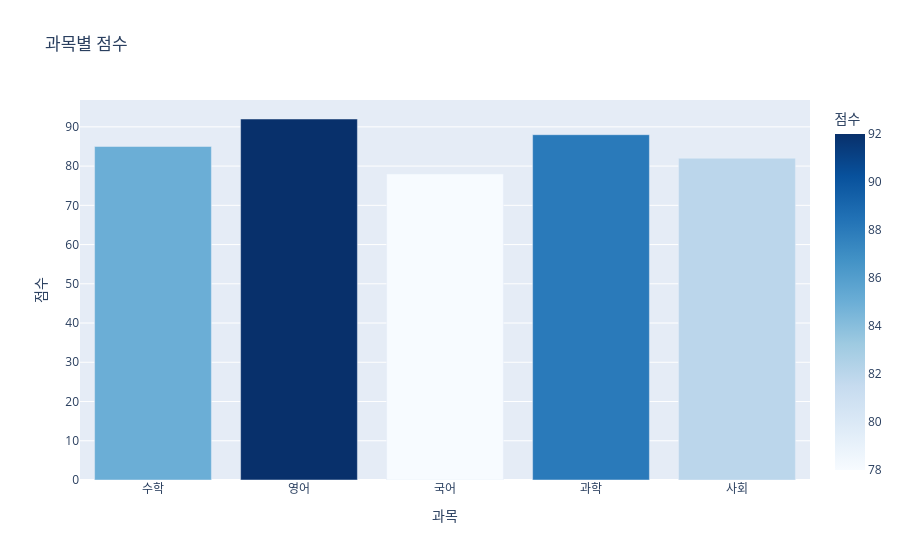

Source (notebook cell):
### Markdown cell above
## 세로 막대 그래프

### Code cell
# 과목별 점수 데이터
subjects = {
    '과목': ['수학', '영어', '국어', '과학', '사회'],
    '점수': [85, 92, 78, 88, 82]
}

df_scores = pd.DataFrame(subjects)

fig = px.bar(df_scores, x='과목', y='점수',
             title='과목별 점수',
             color='점수',
             color_continuous_scale='Blues')
fig.show()

### Figure 1 — Plotly figure (JSON) as saved in the notebook; plotly's stock layout.template omitted (floating-point values rounded to 4 significant figures)
{"data": [{"hovertemplate": "과목=%{x}<br>점수=%{marker.color}<extra></extra>", "legendgroup": "", "marker": {"color": [85, 92, 78, 88, 82], "coloraxis": "coloraxis", "pattern": {"shape": ""}}, "name": "", "orientation": "v", "showlegend": false, "textposition": "auto", "type": "bar", "x": ["수학", "영어", "국어", "과학", "사회"], "xaxis": "x", "y": [85, 92, 78, 88, 82], "yaxis": "y"}], "layout": {"barmode": "relative", "coloraxis": {"autocolorscale": false, "colorbar": {"title": {"text": "점수"}}, "colorscale": [[0, "rgb(247,251,255)"], [0.125, "rgb(222,235,247)"], [0.25, "rgb(198,219,239)"], [0.375, "rgb(158,202,225)"], [0.5, "rgb(107,174,214)"], [0.625, "rgb(66,146,198)"], [0.75, "rgb(33,113,181)"], [0.875, "rgb(8,81,156)"], [1, "rgb(8,48,107)"]]}, "legend": {"tracegroupgap": 0}, "title": {"text": "과목별 점수"}, "xaxis": {"anchor": "y", "domain": [0, 1], "title": {"text": "과목"}}, "yaxis": {"anchor": "x", "domain": [0, 1], "title": {"text": "점수"}}}}
